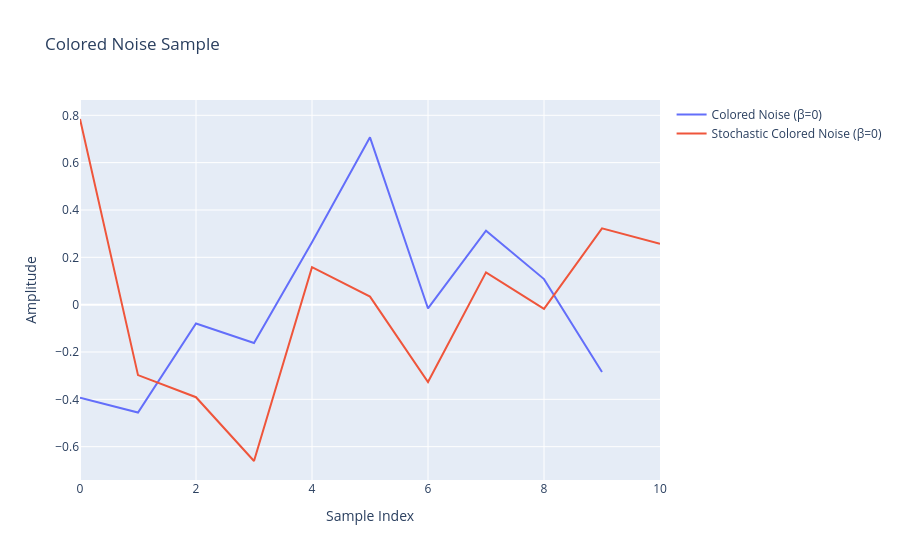

Write notebook code for a chart like this one.
### Code cell
fig = go.Figure()

fig.add_trace(
    go.Scatter(
        y=xs,
        mode="lines",
        name="Current",
    )
)

fig.add_trace(
    go.Scatter(
        y=ys,
        mode="lines",
        name="Original",
    )
)


fig.update_layout(
    title="Samples",
    xaxis_title="Sample Index",
    yaxis_title="Amplitude",
)

fig.show()

### Figure 1 — Plotly figure (JSON) as saved in the notebook; plotly's stock layout.template omitted (floating-point values rounded to 4 significant figures)
{"data": [{"mode": "lines", "name": "Colored Noise (β=0)", "type": "scatter", "y": [-0.3927, -0.4556, -0.07957, -0.1619, 0.2635, 0.707, -0.01606, 0.3123, 0.108, -0.2849]}, {"mode": "lines", "name": "Stochastic Colored Noise (β=0)", "type": "scatter", "y": [0.7844, -0.2977, -0.391, -0.6605, 0.1583, 0.03398, -0.3266, 0.1366, -0.01763, 0.3226, 0.2576]}], "layout": {"title": {"text": "Colored Noise Sample"}, "xaxis": {"title": {"text": "Sample Index"}}, "yaxis": {"title": {"text": "Amplitude"}}}}
